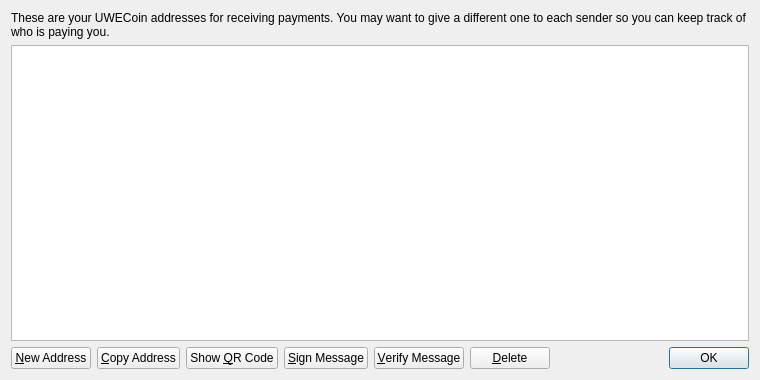
<?xml version="1.0" encoding="UTF-8"?>
<ui version="4.0">
 <class>AddressBookPage</class>
 <widget class="QWidget" name="AddressBookPage">
  <property name="geometry">
   <rect>
    <x>0</x>
    <y>0</y>
    <width>760</width>
    <height>380</height>
   </rect>
  </property>
  <property name="windowTitle">
   <string>Address Book</string>
  </property>
  <layout class="QVBoxLayout" name="verticalLayout">
   <item>
    <widget class="QLabel" name="labelExplanation">
     <property name="text">
      <string>These are your UWECoin addresses for receiving payments. You may want to give a different one to each sender so you can keep track of who is paying you.</string>
     </property>
     <property name="textFormat">
      <enum>Qt::PlainText</enum>
     </property>
     <property name="wordWrap">
      <bool>true</bool>
     </property>
    </widget>
   </item>
   <item>
    <widget class="QTableView" name="tableView">
     <property name="contextMenuPolicy">
      <enum>Qt::CustomContextMenu</enum>
     </property>
     <property name="toolTip">
      <string>Double-click to edit address or label</string>
     </property>
     <property name="tabKeyNavigation">
      <bool>false</bool>
     </property>
     <property name="alternatingRowColors">
      <bool>true</bool>
     </property>
     <property name="selectionMode">
      <enum>QAbstractItemView::SingleSelection</enum>
     </property>
     <property name="selectionBehavior">
      <enum>QAbstractItemView::SelectRows</enum>
     </property>
     <property name="sortingEnabled">
      <bool>true</bool>
     </property>
     <attribute name="verticalHeaderVisible">
      <bool>false</bool>
     </attribute>
    </widget>
   </item>
   <item>
    <layout class="QHBoxLayout" name="horizontalLayout">
     <item>
      <widget class="QPushButton" name="newAddressButton">
       <property name="toolTip">
        <string>Create a new address</string>
       </property>
       <property name="text">
        <string>&amp;New Address</string>
       </property>
       <property name="icon">
        <iconset resource="../bitcoin.qrc">
         <normaloff>:/icons/add</normaloff>:/icons/add</iconset>
       </property>
      </widget>
     </item>
     <item>
      <widget class="QPushButton" name="copyToClipboard">
       <property name="toolTip">
        <string>Copy the currently selected address to the system clipboard</string>
       </property>
       <property name="text">
        <string>&amp;Copy Address</string>
       </property>
       <property name="icon">
        <iconset resource="../bitcoin.qrc">
         <normaloff>:/icons/editcopy</normaloff>:/icons/editcopy</iconset>
       </property>
      </widget>
     </item>
     <item>
      <widget class="QPushButton" name="showQRCode">
       <property name="text">
        <string>Show &amp;QR Code</string>
       </property>
       <property name="icon">
        <iconset resource="../bitcoin.qrc">
         <normaloff>:/icons/qrcode</normaloff>:/icons/qrcode</iconset>
       </property>
      </widget>
     </item>
     <item>
      <widget class="QPushButton" name="signMessage">
       <property name="toolTip">
        <string>Sign a message to prove you own a Bitcoin address</string>
       </property>
       <property name="text">
        <string>&amp;Sign Message</string>
       </property>
       <property name="icon">
        <iconset resource="../bitcoin.qrc">
         <normaloff>:/icons/edit</normaloff>:/icons/edit</iconset>
       </property>
      </widget>
     </item>
     <item>
      <widget class="QPushButton" name="verifyMessage">
       <property name="toolTip">
        <string>Verify a message to ensure it was signed with a specified Bitcoin address</string>
       </property>
       <property name="text">
        <string>&amp;Verify Message</string>
       </property>
       <property name="icon">
        <iconset resource="../bitcoin.qrc">
         <normaloff>:/icons/transaction_0</normaloff>:/icons/transaction_0</iconset>
       </property>
      </widget>
     </item>
     <item>
      <widget class="QPushButton" name="deleteButton">
       <property name="toolTip">
        <string>Delete the currently selected address from the list. Only sending addresses can be deleted.</string>
       </property>
       <property name="text">
        <string>&amp;Delete</string>
       </property>
       <property name="icon">
        <iconset resource="../bitcoin.qrc">
         <normaloff>:/icons/remove</normaloff>:/icons/remove</iconset>
       </property>
      </widget>
     </item>
     <item>
      <spacer name="horizontalSpacer">
       <property name="orientation">
        <enum>Qt::Horizontal</enum>
       </property>
       <property name="sizeHint" stdset="0">
        <size>
         <width>40</width>
         <height>20</height>
        </size>
       </property>
      </spacer>
     </item>
     <item>
      <widget class="QDialogButtonBox" name="buttonBox">
       <property name="sizePolicy">
        <sizepolicy hsizetype="Maximum" vsizetype="Fixed">
         <horstretch>0</horstretch>
         <verstretch>0</verstretch>
        </sizepolicy>
       </property>
       <property name="standardButtons">
        <set>QDialogButtonBox::Ok</set>
       </property>
      </widget>
     </item>
    </layout>
   </item>
  </layout>
 </widget>
 <resources>
  <include location="../bitcoin.qrc"/>
 </resources>
 <connections/>
</ui>
